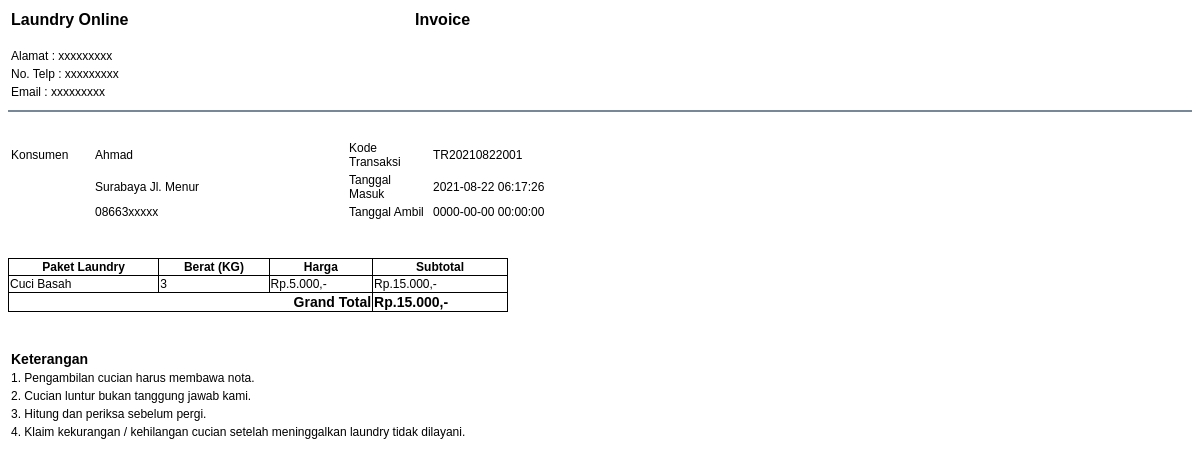
/transaksi/detail/TR20210822001, run on the app's committed database.
### tables this page shows
CREATE TABLE `transaksi` (
  `kode_transaksi` varchar(20) NOT NULL,
  `kode_konsumen` varchar(12) NOT NULL,
  `kode_paket` varchar(12) NOT NULL,
  `tgl_masuk` datetime NOT NULL,
  `tgl_ambil` datetime NOT NULL,
  `berat` int(10) NOT NULL,
  `grand_total` int(12) NOT NULL,
  `bayar` varchar(20) NOT NULL,
  `status` varchar(20) NOT NULL
);

CREATE TABLE `konsumen` (
  `kode_konsumen` varchar(12) NOT NULL,
  `nama_konsumen` varchar(50) NOT NULL,
  `alamat_konsumen` text NOT NULL,
  `no_telp` varchar(14) NOT NULL
);

CREATE TABLE `paket` (
  `kode_paket` varchar(20) NOT NULL,
  `nama_paket` varchar(50) NOT NULL,
  `harga_paket` varchar(20) NOT NULL
);

### application/controllers/Transaksi.php (called while the page is built, shortened)
<?php
class Transaksi extends CI_Controller {
  public function __construct(){
    $this->load->model('transaksi_model');
  }
  public function detail($kode_transaksi){
    $this->load->library('dompdf_gen');
    $data['transaksi'] = $this->transaksi_model->detail($kode_transaksi);
    $this->load->view('backend/transaksi/detail_transaksi', $data);
  }
}

### index.php (called while the page is built, shortened)
<?php
require_once BASEPATH.'core/CodeIgniter.php';

### application/models/Transaksi_model.php (called while the page is built, shortened)
<?php
class Transaksi_model extends CI_Model {
  public function detail($kode_transaksi){
    $this->db->select('*');
    $this->db->from('transaksi');
    $this->db->join('konsumen', 'transaksi.kode_konsumen = konsumen.kode_konsumen', 'left');
    $this->db->join('paket', 'transaksi.kode_paket = paket.kode_paket', 'left');
    $this->db->where('kode_transaksi', $kode_transaksi);
    return $this->db->get()->row_array();
  }
}

### application/views/backend/transaksi/detail_transaksi.php (the view, shortened to what this page needs)
<table>
  <tr>
    <td width="400"><h3>Laundry Online</h3></td>
    <td><h3>Invoice</h3></td>
  </tr>
  <tr>
    <td>Alamat : xxxxxxxxx</td>
  </tr>
  <tr>
    <td>No. Telp : xxxxxxxxx</td>
  </tr>
  <tr>
    <td>Email : xxxxxxxxx</td>
  </tr>
</table>
<hr><br>
<table>
  <tr>
    <td width="80">Konsumen</td>
    <td width="250"><?= $transaksi['nama_konsumen']; ?></td>
    <td width="80">Kode Transaksi</td>
    <td><?= $transaksi['kode_transaksi']; ?></td>
  </tr>
  <tr>
    <td width="80"></td>
    <td width="250"><?= $transaksi['alamat_konsumen']; ?></td>
    <td width="80">Tanggal Masuk</td>
    <td><?= $transaksi['tgl_masuk']; ?></td>
  </tr>
  <tr>
    <td width="80"></td>
    <td width="250"><?= $transaksi['no_telp']; ?></td>
    <td width="80">Tanggal Ambil</td>
    <?php if($transaksi['tgl_ambil'] != 0){ ?>
      <td><?= $transaksi['tgl_ambil']; ?></td>
    <?php }
    else{ ?>
      <td style="color: salmon;">-</td>
    <?php } ?>
  </tr>
</table>
<table class="tabel" width="500">
  <tr>
    <th>Paket Laundry</th>
    <th>Berat (KG)</th>
    <th>Harga</th>
    <th>Subtotal</th>
  </tr>
  <tr>
    <td><?= $transaksi['nama_paket']; ?></td>
    <td><?= $transaksi['berat']; ?></td>
    <td>Rp.<?= number_format($transaksi['harga_paket'], 0, '.', '.'); ?>,-</td>
    <td>Rp.<?= number_format($transaksi['grand_total'], 0, '.', '.'); ?>,-</td>
  </tr>
  <tr>
    <td colspan="3" style="text-align: right; font-weight: bold; font-size: 14px">Grand Total</td>
    <td style="font-weight: bold; font-size: 14px">Rp.<?= number_format($transaksi['grand_total'], 0, '.', '.'); ?>,-</td>
  </tr>
</table>
<table>
  <tr>
    <td style="font-size: 14px; font-weight: bold">Keterangan</td>
  </tr>
  <tr>
    <td>1. Pengambilan cucian harus membawa nota.</td>
  </tr>
  <tr>
    <td>2. Cucian luntur bukan tanggung jawab kami.</td>
  </tr>
  <tr>
    <td>3. Hitung dan periksa sebelum pergi.</td>
  </tr>
  <tr>
    <td>4. Klaim kekurangan / kehilangan cucian setelah meninggalkan laundry tidak dilayani.</td>
  </tr>
</table>

### application/views/backend/transaksi/detail_transaksi.php (style rules this page uses)
td { font-size: 12px; font-family: sans-serif; }
h3 { font-size: 16px; }
hr { border: 0; border-top: 2px solid lightslategray; }
.tabel, .tabel th, .tabel td { border: 1px solid black; border-collapse: collapse; }
.tabel th { font-family: sans-serif; font-size: 12px; }

### data on the page
transaksi: kode_konsumen.nama_konsumen "Ahmad", kode_transaksi "TR20210822001", kode_konsumen.alamat_konsumen "Surabaya Jl. Menur", tgl_masuk "2021-08-22 06:17:26", kode_konsumen.no_telp "08663xxxxx", tgl_ambil "0000-00-00 00:00:00", kode_paket.nama_paket "Cuci Basah", berat "3", kode_paket.harga_paket "5.000", grand_total "15.000"
